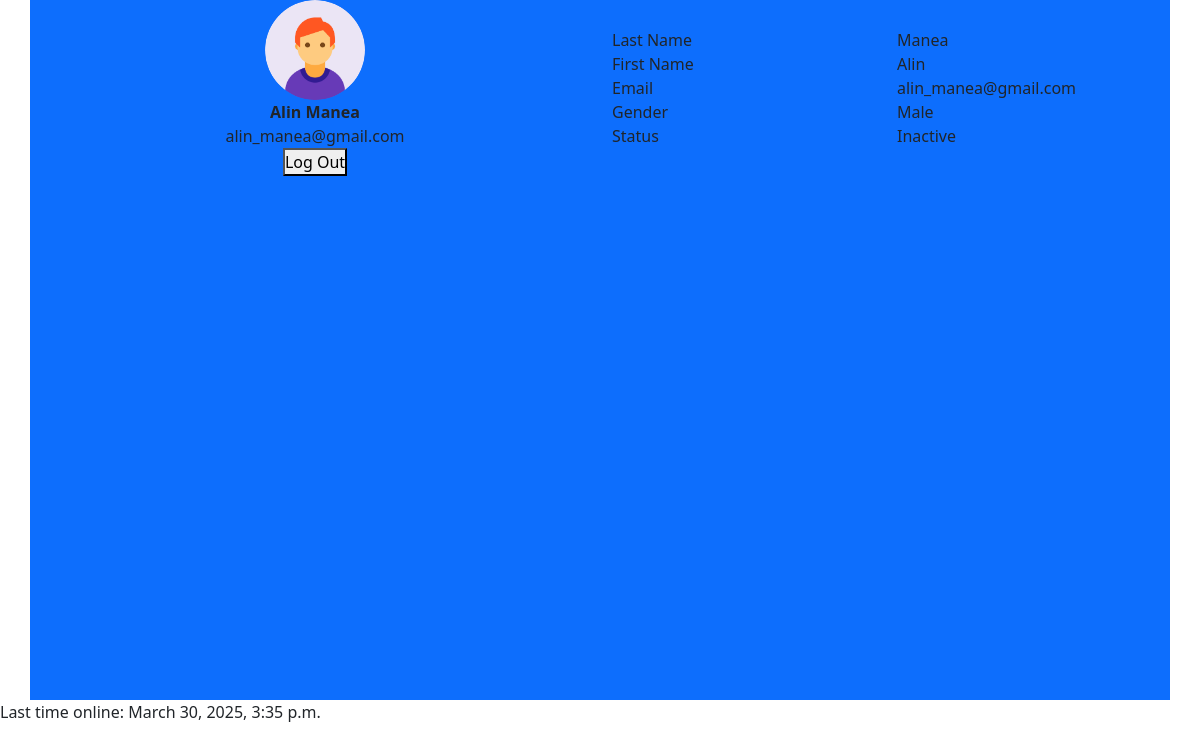
/profile/ (signed in), run on the app's committed database.
### userApp/models.py (models this page shows, shortened)
class User(models.Model):
    first_name = models.CharField(max_length=25)
    last_name = models.CharField(max_length=25)
    gender = models.CharField(max_length=10, null=True, blank=True)
    profile_photo = models.ImageField(upload_to='images/', blank=True, null=True)
    email = models.CharField(max_length=50, unique=True)
    password = models.CharField(max_length=50, default="user1234")
    active_now = models.BooleanField(default=False)
    last_time_online = models.DateTimeField()
    def get_profile_photo_url(self):
        if self.profile_photo:
            return self.profile_photo.url
        if not self.gender:
            return '/static/userApp/images/default_image_neutral.png'
        elif self.gender.lower() == "male":
            return '/static/userApp/images/default_image_man.png'
        else:
            return '/static/userApp/images/default_image_woman.png'

### userApp/views.py (the view, shortened to what this page needs)
# urls.py: path('profile/', views.profilePage, name="profilePage"),
def profilePage(request):
    user_id = request.session.get("user_id")
    if not user_id:
        return redirect("homePage")
    user = User.objects.get(id=user_id)
    context = {
        "user": user
    }
    return render(request, "userApp/profilePage.html", context)

### userApp/templates/userApp/profilePage.html (shortened to what this page needs)
<!DOCTYPE html>
<html lang="en">
  <head>
    <link
      href="https://cdn.jsdelivr.net/npm/bootstrap@5.3.3/dist/css/bootstrap.min.css"
      rel="stylesheet"
    />
  </head>
  <body>
    {% include "userApp/profile-section.html" with user=user %}
  </body>
</html>

### userApp/templates/userApp/profile-section.html (shortened to what this page needs)
<div class="container bg-primary" style="min-height: 700px">
  <div class="view-profile row d-flex align-items-center">
    <div
      class="col d-flex flex-column justify-content-center align-items-center"
    >
      <img
        src="{{ user.get_profile_photo_url }}"
        alt="Profile Photo"
        class="rounded-circle"
        style="
          width: 100px;
          height: 100px;
          object-fit: cover;
          object-position: center;
        "
      />
      <span style="font-weight: bold"
        >{{ user.first_name }} {{ user.last_name }}</span
      >
      <span>{{ user.email }}</span>
      <form method="POST">
        <button type="submit" name="logout">Log Out</button>
      </form>
    </div>
    <div class="col container">
      <div class="row">
        <div class="col">Last Name</div>
        <div class="col text-start">{{ user.last_name }}</div>
      </div>
      <div class="row">
        <div class="col">First Name</div>
        <div class="col text-start">{{ user.first_name }}</div>
      </div>
      <div class="row">
        <div class="col">Email</div>
        <div class="col text-start">{{ user.email }}</div>
      </div>
      <div class="row">
        <div class="col">Gender</div>
        <div class="col text-start">{{ user.gender }}</div>
      </div>
      <div class="row">
        <div class="col">Status</div>
        <div class="col text-start">
          {% if user.active_now %} Active {% else %} Inactive {% endif %}
        </div>
      </div>
    </div>
  </div>
</div>
<span>Last time online: {{ user.last_time_online }}</span>

### userApp/templates/userApp/profilePage.html (style rules this page uses)
* { margin: 0; padding: 0; box-sizing: border-box; }

### data on the page
User: first_name "Alin", last_name "Manea", email "alin_manea@gmail.com", gender "Male", last_time_online "March 30, 2025, 3:35 p.m."
